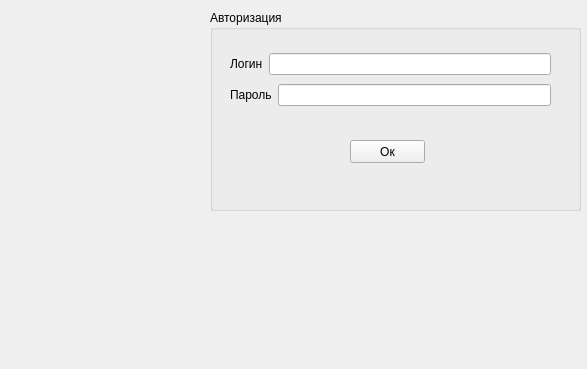
<?xml version="1.0" encoding="UTF-8"?>
<ui version="4.0">
 <class>authorization</class>
 <widget class="QWidget" name="authorization">
  <property name="geometry">
   <rect>
    <x>0</x>
    <y>0</y>
    <width>587</width>
    <height>369</height>
   </rect>
  </property>
  <property name="windowTitle">
   <string>Form</string>
  </property>
  <widget class="QGroupBox" name="groupBox">
   <property name="geometry">
    <rect>
     <x>210</x>
     <y>10</y>
     <width>371</width>
     <height>201</height>
    </rect>
   </property>
   <property name="title">
    <string>Авторизация</string>
   </property>
   <widget class="QPushButton" name="pushButton">
    <property name="geometry">
     <rect>
      <x>140</x>
      <y>130</y>
      <width>75</width>
      <height>23</height>
     </rect>
    </property>
    <property name="text">
     <string>Ок</string>
    </property>
   </widget>
   <widget class="QWidget" name="layoutWidget">
    <property name="geometry">
     <rect>
      <x>20</x>
      <y>40</y>
      <width>321</width>
      <height>61</height>
     </rect>
    </property>
    <layout class="QVBoxLayout" name="verticalLayout">
     <item>
      <layout class="QHBoxLayout" name="horizontalLayout">
       <item>
        <widget class="QLabel" name="label">
         <property name="text">
          <string>Логин</string>
         </property>
        </widget>
       </item>
       <item>
        <widget class="QLineEdit" name="LoginLine"/>
       </item>
      </layout>
     </item>
     <item>
      <layout class="QHBoxLayout" name="horizontalLayout_2">
       <item>
        <widget class="QLabel" name="label_2">
         <property name="text">
          <string>Пароль</string>
         </property>
        </widget>
       </item>
       <item>
        <widget class="QLineEdit" name="PasswordLine"/>
       </item>
      </layout>
     </item>
    </layout>
   </widget>
  </widget>
  <widget class="QLabel" name="picLock">
   <property name="geometry">
    <rect>
     <x>10</x>
     <y>10</y>
     <width>201</width>
     <height>191</height>
    </rect>
   </property>
   <property name="text">
    <string/>
   </property>
   <property name="pixmap">
    <pixmap>images/avatar_addon_11cb4_180x180.png</pixmap>
   </property>
  </widget>
 </widget>
 <resources/>
 <connections/>
</ui>
